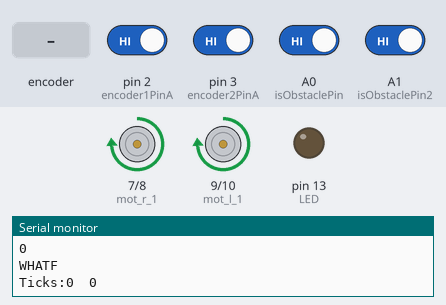
Bench run of a sketch on a simulated Arduino Uno, built with avr-gcc and run on an emulated ATmega328P. Shown: motor-driver pin pairs drawn as motors (green arrow = first pin HIGH = forward, orange = second pin HIGH = backward, longer = more drive, scaled by the enable pin), output pins drawn as LEDs (lit = HIGH), the last lines printed to the serial monitor. Inputs (shaded band) come from the test bench; at power-on: A0 (isObstaclePin), A1 (isObstaclePin2), pin 2 (encoder1PinA), pin 3 (encoder2PinA) HIGH.

Above: at 1.2 s.
1.3 s: rotary encoder on pin 2 (encoder1PinA) / pin 4 (encoder1PinB) turned 1 step (first pin leading)
At 3.38 s:
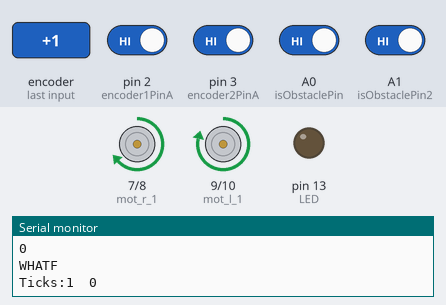
4.5 s: A0 (isObstaclePin) driven LOW
At 5.0 s:
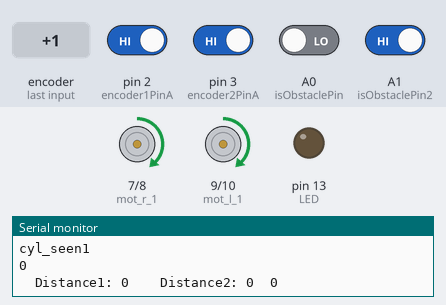
6.1 s: A1 (isObstaclePin2) driven LOW
At 7.0 s:
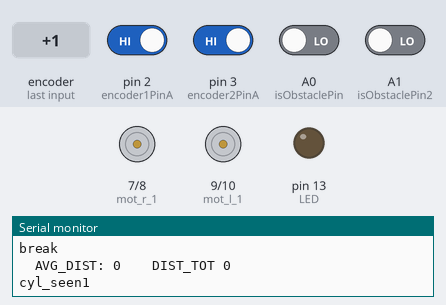
7.6 s: A0 (isObstaclePin) driven HIGH
10.6 s: A1 (isObstaclePin2) driven HIGH
13.6 s: pin 3 (encoder2PinA) driven LOW and A0 (isObstaclePin) driven LOW
At 14.8 s:
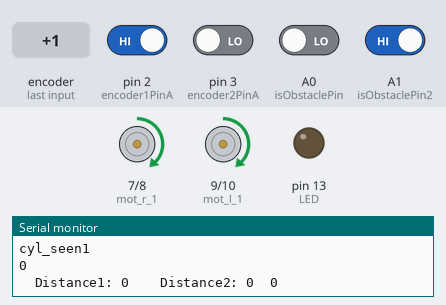
Timing chart, 0 to 16.6 s (numbered marks = the images above; inputs shaded):
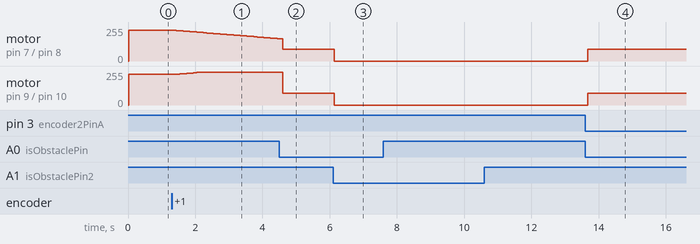

The sketch:

ir_motor.ino
```cpp
//Last tested Mar 7 11:20PM --> Both motors drive simultaneously, with different encoder readings.
//Pin Assignments
//const int wheel_d = 60;           // Wheel diameter (mm)
const int wheel_d = 65;           // Wheel diameter (mm)
const float wheel_c = PI * wheel_d; // Wheel circumference (mm)
const int counts_per_rev = 1920;   // (8 pairs N-S) * (120:1 gearbox) * (2 falling/rising edges)
const float count_to_dist = (wheel_c / counts_per_rev) ; // (1 tick = mm)
//const float random_coeff= 2.1375; //accurate at 75cm
const float random_coeff= 2.1; //accurate at 50cm
//const float random_coeff= 2.175; //accurate at 100cm
//const float random_coeff= 2; //accurate at 400cm

//y = -(0.175/3000)*x+ 2.17583333;

const int pwm_l = 11 ;
const int mot_l_1 = 9 ;
const int mot_l_2 = 10 ;

const int pwm_r = 6 ;
const int mot_r_1 = 7 ;
const int mot_r_2 = 8 ;

const int encoder1PinA = 2;
const int encoder1PinB = 4;

const int encoder2PinA = 3;
const int encoder2PinB = 5;


int dist_total = 0;

int LED = 13; // Use the onboard Uno LED
int isObstaclePin = A0; // This is our input pin
int isObstacle = HIGH; // HIGH MEANS NO OBSTACLE

int isObstaclePin2 = A1; // This is our input pin
int isObstacle2 = HIGH; // HIGH MEANS NO OBSTACLE

//Variables
long dist1;
long dist2;
long sum_dist;

volatile float avg_dist_float;
volatile int avg_dist;

volatile int cyl_seen = 0;
volatile int cyl_seen2 = 0;


volatile unsigned long encoder1Pos = 0;
volatile unsigned long encoder2Pos = 0;

volatile int speed1;
volatile int speed2;
volatile int stopp=0;

volatile  int tire_tick1=0;
volatile  int tire_tick2=0; //this should be reset after braking
volatile    int tire_dist=0;

int currentSpeed = 0;
long startTime = 0;

//const int offset = 3;


void setup() {
  pinMode(pwm_l,OUTPUT) ;
  pinMode(pwm_r,OUTPUT) ;
  pinMode(mot_l_1,OUTPUT) ;
  pinMode(mot_l_2,OUTPUT) ;
  pinMode(mot_r_1,OUTPUT) ;
  pinMode(mot_r_2,OUTPUT) ;

  pinMode (encoder1PinA, INPUT);
  pinMode (encoder1PinB, INPUT);
  pinMode (encoder2PinA, INPUT);
  pinMode (encoder2PinB, INPUT);

  attachInterrupt(digitalPinToInterrupt(encoder1PinA), count1, RISING);
  attachInterrupt(digitalPinToInterrupt(encoder2PinA), count2, RISING);

  startTime = millis();
//  Serial.begin (115200);
  Serial.begin (9600);
      pinMode(LED, OUTPUT);
    pinMode(isObstaclePin, INPUT);
    pinMode(isObstaclePin2, INPUT);
}

void loop() {
  long count=0;

  //while(1){
  count = (millis()/1000)%2; //should alternate 0 and 1 because of the modulo
  //if (count == 0){
//    drive(200);
  //}
  //}
  Serial.print("  Distance1: ");
  Serial.print(dist1);
  Serial.print("\t");
  Serial.print("  Distance2: ");
  Serial.print(dist2);
    Serial.print("\t");

         Serial.println(tire_dist);

  sum_dist = dist1+dist2;
  avg_dist_float = float(((float((dist1 + dist2 ))/float(2)))/10); //avg distance in cm
  avg_dist = (int)(avg_dist_float + 0.5); //casting avg distance into an int and rounding
//  Serial.println("Avgdist: ");
//  Serial.print(sum_dist);
//  Serial.print("\t");
//  Serial.print(avg_dist_float);
//  Serial.print("\t");
//  Serial.println(avg_dist);
  ir_sensor();
    Serial.print("cyl_seen");
  Serial.println(cyl_seen);
  Serial.println(cyl_seen2);
  if ((cyl_seen==0)&&(cyl_seen2==0)){
        Serial.println("WHATF");

    set_speed();
  }
  }

void set_speed() {

  //Constrain speed
//  ir_sensor();
  if (stopp == 0){
  speed1 = constrain(speed1, 0, 245);
  speed2 = constrain(speed2, 0, 245);

  //Sample encoders
  volatile unsigned long ticks1 = encoder1Pos;
  volatile unsigned long ticks2 = encoder2Pos;
    Serial.print("Ticks:");
  Serial.print(ticks1);
  Serial.print("\t");
  Serial.println(ticks2);
  int diff = abs(ticks1-ticks2);

  //int offset = abs(dist1-dist2); ;
  int offset = 2;
  if (diff != 0){

    if (ticks1>ticks2){

      speed1 = speed1 - offset;
      speed2 = speed2 + offset;
      Serial.println("  Unveven: ");

    }
    if (ticks2>ticks1){
      speed1 = speed1 + offset;
      speed2 = speed2 - offset;
      Serial.println("  Uneven ");

    }
  }
//  else if (ticks1==ticks1){
  if (diff == 0){
//    speed1 = 225;
//    speed2 = 225;
    speed1 = 230;
    speed2 = 230;
    Serial.println("  wtf ");
  }
  Serial.print(speed1);
  Serial.print("\t");
  Serial.println(speed2);
//     avg_dist_float = (((dist1 + dist2 )/2)/1000); //avg distance is cm
//     avg_dist_float = (((dist1 + dist2 )/2)); //avg distance is mm


//  if (speed1==0){
//    speed1 =0;
//  }
//  if (speed2==0){
//    speed2 =0;
//  }
//  if ((speed1 && speed2)<25){
  if (((speed1)<25)&&((speed2)<25)){
//        speed1 = 225;
//    speed2 = 225;
    speed1 = 230;
    speed2 = 230;
  }
//  if (cyl_seen == 0){
  drive(speed1, speed2);
//  }
//  if (cyl_seen == 1){
////    speed1 = speed1-100;
////    speed2 = speed2-100;
////    speed1 = speed1/2;
////    speed2 = speed2/2;
//    speed1 = 110;
//    speed2 = 110;
//      drive(speed1, speed2);
////    cyl_seen = 0;
//  }

  }

}

void drive(int speed1, int speed2){

  digitalWrite(mot_l_1,HIGH) ;
  //Serial.println("high");

  digitalWrite(mot_l_2,LOW) ;
  //Serial.println("low");

    digitalWrite(mot_r_1,HIGH) ;
  //Serial.println("high");

  digitalWrite(mot_r_2,LOW) ;
  //Serial.println("low");
  analogWrite(pwm_l,speed2) ;
  analogWrite(pwm_r,speed1) ;
    Serial.print(speed1);
  Serial.print("\t");
  Serial.println(speed2);
}
void ir_sensor(){
  isObstacle = digitalRead(isObstaclePin);
  isObstacle2 = digitalRead(isObstaclePin2);


//  if (isObstacle == LOW) {
  if ((isObstacle == LOW)&&(cyl_seen==0)) {
    cyl_seen = 1;
    Serial.println("OBSTACLE!!, OBSTACLE!!");
        tire_tick1 = encoder1Pos;
    Serial.println(tire_tick1);

//    tire_dist1 = encoder2Pos;
  }
  if ((cyl_seen==1)&&(isObstacle ==HIGH)&&(tire_dist==0)){
    tire_tick2 = encoder1Pos;
        Serial.print(tire_tick1);
        Serial.println(tire_tick2);

    tire_dist = ((tire_tick2 - tire_tick1)); //distance in mm
         Serial.println(tire_dist);

  }
  if (isObstacle2 == LOW) {
    cyl_seen2 = 1;
//    brake();
    Serial.println("break");
  }
  if ((cyl_seen==1)&&(cyl_seen2==0)){

    speed1 = 90;
    speed2 = 90;
    drive(speed1,(speed2)); //drive slower
  }
  if ((cyl_seen==1)&&(cyl_seen2==1)){
    brake();
  }
  if ((cyl_seen==1)&&(cyl_seen2==1)&&(isObstacle2 == HIGH)){
    cyl_seen = 0;
    cyl_seen2 = 0;
            Serial.println("REST");

  }
}

void brake(){
  stopp = 1;
     digitalWrite(mot_l_1,LOW) ;
    digitalWrite(mot_l_2,LOW) ;

    digitalWrite(mot_r_1,LOW) ;
    digitalWrite(mot_r_2,LOW) ;

      analogWrite(pwm_l,0) ;
  analogWrite(pwm_r,0) ;
//    delay(1000);
//      for (int i=0; i<40; i++){
//    digitalWrite(mot_l_1,HIGH) ;
//    digitalWrite(mot_l_2,LOW) ;
//
//    digitalWrite(mot_r_1,HIGH) ;
//    digitalWrite(mot_r_2,LOW) ;
//
//    analogWrite(pwm_l,speed2) ;
//    analogWrite(pwm_r,speed1) ;
//
//    digitalWrite(LED, HIGH);
//    }
    dist_total = dist_total+avg_dist;
      Serial.print("  AVG_DIST: ");
  Serial.print(avg_dist);
  Serial.print("\t");
  Serial.print("  DIST_TOT ");
  Serial.println(dist_total);
  avg_dist = 0;
  tire_tick1=0;
   tire_tick2=0; //this should be reset after braking
    tire_dist=0;
//delay(2000);
}


void count1() {
  encoder1Pos++;
  dist1 = (encoder1Pos * count_to_dist * random_coeff); //distance in mm

//  dist1 = (encoder1Pos * count_to_dist ); //distance in mm
//  Serial.println(encoder0Pos);
//  Serial.print("  Distance: ");
//  Serial.println(dist);
}
void count2() {
  encoder2Pos++;
  dist2 = (encoder1Pos * count_to_dist * random_coeff); //distance in mm
//dist2 = (encoder2Pos * count_to_dist ); //distance in mm
}
```

Measured:
- after the input at 1.3 s, motor on pin 7 (mot_r_1) / pin 8 (mot_r_2): moves from forward 230/255 to forward 168/255 over 3.0 s, starting after 0.14 s; motor on pin 9 (mot_l_1) / pin 10 (mot_l_2): moves from forward 230/255 to forward 247/255 over 0.80 s, starting after 0.14 s
- after the input at 4.5 s, motor on pin 9 (mot_l_1) / pin 10 (mot_l_2): forward 247/255 → forward 90/255 after 0.11 s
- after the input at 6.1 s, motor on pin 7 (mot_r_1) / pin 8 (mot_r_2), motor on pin 9 (mot_l_1) / pin 10 (mot_l_2): forward 90/255 → stopped at once
- after the input at 13.6 s, motor on pin 7 (mot_r_1) / pin 8 (mot_r_2), motor on pin 9 (mot_l_1) / pin 10 (mot_l_2): stopped → forward 90/255 after 0.07 s
